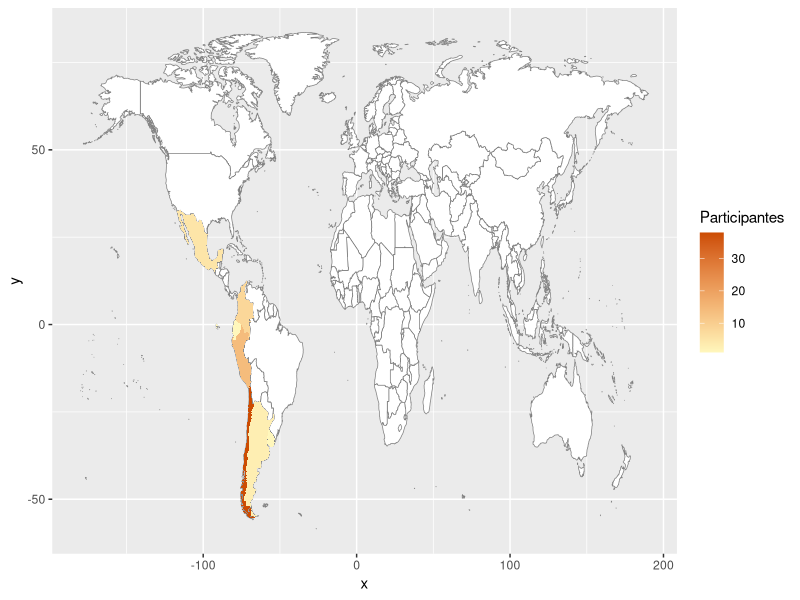

Write R code to recreate this figure.
#
# https://stackoverflow.com/questions/61838700/query-on-how-to-make-world-heat-map-using-ggplot-in-r
#
# Desde la línea de comando: Rscript World_Heatmap.R
#
library(maps)
library(ggplot2)

mydata <- readxl::read_excel("CROCO2022.xlsx")

#mydata$Country[mydata$Country == "United States"] <- "USA"

world_map <- map_data("world")
world_map <- subset(world_map, region != "Antarctica")

ggplot(mydata) +
  geom_map(
    dat = world_map, map = world_map, aes(map_id = region),
    fill = "white", color = "#7f7f7f", linewidth = 0.25
  ) +
  geom_map(map = world_map, aes(map_id = Country, fill = Members), linewidth = 0.25) +
  scale_fill_gradient(low = "#fff7bc", high = "#cc4c02", name = "Participantes") +
  expand_limits(x = world_map$long, y = world_map$lat)
